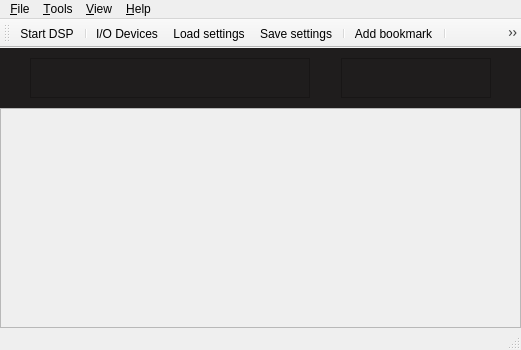
<?xml version="1.0" encoding="UTF-8"?>
<ui version="4.0">
 <class>MainWindow</class>
 <widget class="QMainWindow" name="MainWindow">
  <property name="geometry">
   <rect>
    <x>0</x>
    <y>0</y>
    <width>521</width>
    <height>350</height>
   </rect>
  </property>
  <property name="windowTitle">
   <string>gqrx</string>
  </property>
  <property name="windowIcon">
   <iconset resource="../../../resources/icons.qrc">
    <normaloff>:/icons/icons/gqrx.svg</normaloff>:/icons/icons/gqrx.svg</iconset>
  </property>
  <property name="styleSheet">
   <string notr="true"/>
  </property>
  <property name="dockOptions">
   <set>QMainWindow::AllowNestedDocks|QMainWindow::AllowTabbedDocks|QMainWindow::AnimatedDocks</set>
  </property>
  <property name="unifiedTitleAndToolBarOnMac">
   <bool>true</bool>
  </property>
  <widget class="QWidget" name="centralWidget">
   <layout class="QVBoxLayout" name="verticalLayout_2">
    <property name="spacing">
     <number>0</number>
    </property>
    <property name="leftMargin">
     <number>0</number>
    </property>
    <property name="topMargin">
     <number>0</number>
    </property>
    <property name="rightMargin">
     <number>0</number>
    </property>
    <property name="bottomMargin">
     <number>0</number>
    </property>
    <item>
     <widget class="QFrame" name="frame">
      <property name="sizePolicy">
       <sizepolicy hsizetype="Minimum" vsizetype="Minimum">
        <horstretch>0</horstretch>
        <verstretch>0</verstretch>
       </sizepolicy>
      </property>
      <property name="styleSheet">
       <string notr="true">background-color: rgb(31, 29, 29);</string>
      </property>
      <property name="frameShape">
       <enum>QFrame::NoFrame</enum>
      </property>
      <property name="frameShadow">
       <enum>QFrame::Plain</enum>
      </property>
      <property name="lineWidth">
       <number>0</number>
      </property>
      <layout class="QHBoxLayout" name="horizontalLayout_2" stretch="0,0,0,0,0">
       <property name="spacing">
        <number>0</number>
       </property>
       <property name="leftMargin">
        <number>0</number>
       </property>
       <property name="topMargin">
        <number>10</number>
       </property>
       <property name="rightMargin">
        <number>0</number>
       </property>
       <property name="bottomMargin">
        <number>10</number>
       </property>
       <item>
        <spacer name="horizontalSpacer_3">
         <property name="orientation">
          <enum>Qt::Horizontal</enum>
         </property>
         <property name="sizeHint" stdset="0">
          <size>
           <width>5</width>
           <height>15</height>
          </size>
         </property>
        </spacer>
       </item>
       <item>
        <widget class="CFreqCtrl" name="freqCtrl">
         <property name="sizePolicy">
          <sizepolicy hsizetype="Fixed" vsizetype="Fixed">
           <horstretch>0</horstretch>
           <verstretch>0</verstretch>
          </sizepolicy>
         </property>
         <property name="minimumSize">
          <size>
           <width>280</width>
           <height>40</height>
          </size>
         </property>
         <property name="toolTip">
          <string/>
         </property>
         <property name="frameShape">
          <enum>QFrame::StyledPanel</enum>
         </property>
         <property name="frameShadow">
          <enum>QFrame::Raised</enum>
         </property>
        </widget>
       </item>
       <item>
        <spacer name="horizontalSpacer_2">
         <property name="orientation">
          <enum>Qt::Horizontal</enum>
         </property>
         <property name="sizeHint" stdset="0">
          <size>
           <width>5</width>
           <height>15</height>
          </size>
         </property>
        </spacer>
       </item>
       <item>
        <widget class="CMeter" name="sMeter">
         <property name="sizePolicy">
          <sizepolicy hsizetype="Fixed" vsizetype="Fixed">
           <horstretch>0</horstretch>
           <verstretch>0</verstretch>
          </sizepolicy>
         </property>
         <property name="minimumSize">
          <size>
           <width>150</width>
           <height>40</height>
          </size>
         </property>
         <property name="frameShape">
          <enum>QFrame::StyledPanel</enum>
         </property>
         <property name="frameShadow">
          <enum>QFrame::Raised</enum>
         </property>
        </widget>
       </item>
       <item>
        <spacer name="horizontalSpacer_1">
         <property name="orientation">
          <enum>Qt::Horizontal</enum>
         </property>
         <property name="sizeHint" stdset="0">
          <size>
           <width>5</width>
           <height>15</height>
          </size>
         </property>
        </spacer>
       </item>
      </layout>
     </widget>
    </item>
    <item>
     <widget class="CPlotter" name="plotter">
      <property name="sizePolicy">
       <sizepolicy hsizetype="Expanding" vsizetype="Expanding">
        <horstretch>0</horstretch>
        <verstretch>0</verstretch>
       </sizepolicy>
      </property>
      <property name="autoFillBackground">
       <bool>true</bool>
      </property>
      <property name="frameShape">
       <enum>QFrame::StyledPanel</enum>
      </property>
      <property name="frameShadow">
       <enum>QFrame::Raised</enum>
      </property>
     </widget>
    </item>
   </layout>
  </widget>
  <widget class="QMenuBar" name="menuBar">
   <property name="geometry">
    <rect>
     <x>0</x>
     <y>0</y>
     <width>521</width>
     <height>24</height>
    </rect>
   </property>
   <widget class="QMenu" name="menu_File">
    <property name="title">
     <string>&amp;File</string>
    </property>
    <widget class="QMenu" name="menu_RecentConfig">
     <property name="toolTip">
      <string>Load recently used setting</string>
     </property>
     <property name="title">
      <string>&amp;Recent settings</string>
     </property>
    </widget>
    <addaction name="actionDSP"/>
    <addaction name="separator"/>
    <addaction name="actionIoConfig"/>
    <addaction name="actionLoadSettings"/>
    <addaction name="actionSaveSettings"/>
    <addaction name="menu_RecentConfig"/>
    <addaction name="separator"/>
    <addaction name="actionSaveWaterfall"/>
    <addaction name="separator"/>
    <addaction name="actionQuit"/>
   </widget>
   <widget class="QMenu" name="menu_View">
    <property name="title">
     <string>&amp;View</string>
    </property>
    <addaction name="actionLock_Window"/>
    <addaction name="actionStatus_Bar"/>
   </widget>
   <widget class="QMenu" name="menu_Help">
    <property name="title">
     <string>&amp;Help</string>
    </property>
    <addaction name="actionUserGroup"/>
    <addaction name="actionNews"/>
    <addaction name="separator"/>
    <addaction name="actionRemoteProtocol"/>
    <addaction name="actionKbdShortcuts"/>
    <addaction name="separator"/>
    <addaction name="actionAbout"/>
    <addaction name="actionAboutQt"/>
   </widget>
   <widget class="QMenu" name="menu_Tools">
    <property name="title">
     <string>&amp;Tools</string>
    </property>
    <addaction name="actionRemoteControl"/>
    <addaction name="actionRemoteConfig"/>
    <addaction name="separator"/>
    <addaction name="actionAddBookmark"/>
    <addaction name="separator"/>
    <addaction name="actionIqTool"/>
    <addaction name="separator"/>
    <addaction name="actionAFSK1200"/>
    <addaction name="separator"/>
    <addaction name="actionDX_Cluster"/>
   </widget>
   <addaction name="menu_File"/>
   <addaction name="menu_Tools"/>
   <addaction name="menu_View"/>
   <addaction name="menu_Help"/>
  </widget>
  <widget class="QToolBar" name="mainToolBar">
   <property name="windowTitle">
    <string>Main toolbar</string>
   </property>
   <attribute name="toolBarArea">
    <enum>TopToolBarArea</enum>
   </attribute>
   <attribute name="toolBarBreak">
    <bool>false</bool>
   </attribute>
   <addaction name="actionDSP"/>
   <addaction name="separator"/>
   <addaction name="actionIoConfig"/>
   <addaction name="actionLoadSettings"/>
   <addaction name="actionSaveSettings"/>
   <addaction name="separator"/>
   <addaction name="actionAddBookmark"/>
   <addaction name="separator"/>
   <addaction name="actionIqTool"/>
   <addaction name="separator"/>
   <addaction name="actionRemoteControl"/>
   <addaction name="actionRemoteConfig"/>
   <addaction name="separator"/>
   <addaction name="actionFullScreen"/>
   <addaction name="separator"/>
  </widget>
  <widget class="QStatusBar" name="statusBar">
   <property name="enabled">
    <bool>true</bool>
   </property>
  </widget>
  <action name="actionQuit">
   <property name="text">
    <string>Quit</string>
   </property>
   <property name="toolTip">
    <string>Quit application</string>
   </property>
   <property name="shortcut">
    <string>Ctrl+Q</string>
   </property>
  </action>
  <action name="actionAbout">
   <property name="text">
    <string>About Gqrx</string>
   </property>
   <property name="toolTip">
    <string>Information about Gqrx</string>
   </property>
  </action>
  <action name="actionAboutQt">
   <property name="text">
    <string>About Qt</string>
   </property>
   <property name="toolTip">
    <string>About the Qt toolkit</string>
   </property>
  </action>
  <action name="actionDSP">
   <property name="checkable">
    <bool>true</bool>
   </property>
   <property name="icon">
    <iconset resource="../../../resources/icons.qrc">
     <normaloff>:/icons/icons/play.svg</normaloff>:/icons/icons/play.svg</iconset>
   </property>
   <property name="text">
    <string>Start DSP</string>
   </property>
   <property name="toolTip">
    <string>Start DSP</string>
   </property>
   <property name="statusTip">
    <string>Start/stop DSP processing</string>
   </property>
   <property name="shortcut">
    <string>Ctrl+D</string>
   </property>
  </action>
  <action name="actionAFSK1200">
   <property name="text">
    <string>AFSK1200 Decoder</string>
   </property>
   <property name="toolTip">
    <string>Start AFSK1200 decoder</string>
   </property>
  </action>
  <action name="actionSched">
   <property name="checkable">
    <bool>true</bool>
   </property>
   <property name="enabled">
    <bool>false</bool>
   </property>
   <property name="icon">
    <iconset resource="../../../resources/icons.qrc">
     <normaloff>:/icons/icons/clock.svg</normaloff>:/icons/icons/clock.svg</iconset>
   </property>
   <property name="text">
    <string>Scheduler</string>
   </property>
   <property name="toolTip">
    <string>Schedule recordings and other actions</string>
   </property>
  </action>
  <action name="actionIoConfig">
   <property name="enabled">
    <bool>true</bool>
   </property>
   <property name="icon">
    <iconset resource="../../../resources/icons.qrc">
     <normaloff>:/icons/icons/flash.svg</normaloff>:/icons/icons/flash.svg</iconset>
   </property>
   <property name="text">
    <string>I/O Devices</string>
   </property>
   <property name="toolTip">
    <string>Configure I/O devices</string>
   </property>
   <property name="statusTip">
    <string>Opens the hardware configuration dialog</string>
   </property>
   <property name="visible">
    <bool>true</bool>
   </property>
  </action>
  <action name="actionUserGroup">
   <property name="icon">
    <iconset resource="../../../resources/icons.qrc">
     <normaloff>:/icons/icons/help.svg</normaloff>:/icons/icons/help.svg</iconset>
   </property>
   <property name="text">
    <string>Gqrx user group</string>
   </property>
   <property name="toolTip">
    <string>Discussion group for Gqrx users</string>
   </property>
  </action>
  <action name="actionFullScreen">
   <property name="checkable">
    <bool>true</bool>
   </property>
   <property name="icon">
    <iconset resource="../../../resources/icons.qrc">
     <normaloff>:/icons/icons/fullscreen.svg</normaloff>:/icons/icons/fullscreen.svg</iconset>
   </property>
   <property name="text">
    <string>Full screen</string>
   </property>
   <property name="toolTip">
    <string>Toggle full screen mode</string>
   </property>
   <property name="shortcut">
    <string>F11</string>
   </property>
  </action>
  <action name="actionLoadSettings">
   <property name="icon">
    <iconset resource="../../../resources/icons.qrc">
     <normaloff>:/icons/icons/folder.svg</normaloff>:/icons/icons/folder.svg</iconset>
   </property>
   <property name="text">
    <string>Load settings</string>
   </property>
   <property name="toolTip">
    <string>Load previously stored configuration</string>
   </property>
   <property name="statusTip">
    <string>Load previously stored settings from a file</string>
   </property>
   <property name="shortcut">
    <string>Ctrl+L</string>
   </property>
  </action>
  <action name="actionSaveSettings">
   <property name="icon">
    <iconset resource="../../../resources/icons.qrc">
     <normaloff>:/icons/icons/floppy.svg</normaloff>:/icons/icons/floppy.svg</iconset>
   </property>
   <property name="text">
    <string>Save settings</string>
   </property>
   <property name="toolTip">
    <string>Save current configuration</string>
   </property>
   <property name="statusTip">
    <string>Save current configuration to a file</string>
   </property>
   <property name="shortcut">
    <string>Ctrl+S</string>
   </property>
  </action>
  <action name="actionAddBookmark">
   <property name="icon">
    <iconset resource="../../../resources/icons.qrc">
     <normaloff>:/icons/icons/bookmark-new.svg</normaloff>:/icons/icons/bookmark-new.svg</iconset>
   </property>
   <property name="text">
    <string>Add bookmark</string>
   </property>
   <property name="toolTip">
    <string>Bookmark the current frequency and mode (Ctrl+Shift+B)</string>
   </property>
   <property name="shortcut">
    <string>Ctrl+Shift+B</string>
   </property>
  </action>
  <action name="actionRemoteControl">
   <property name="checkable">
    <bool>true</bool>
   </property>
   <property name="enabled">
    <bool>true</bool>
   </property>
   <property name="icon">
    <iconset resource="../../../resources/icons.qrc">
     <normaloff>:/icons/icons/tangeo-network-idle.svg</normaloff>:/icons/icons/tangeo-network-idle.svg</iconset>
   </property>
   <property name="text">
    <string>&amp;Remote control</string>
   </property>
   <property name="toolTip">
    <string>Remote control via TCP</string>
   </property>
   <property name="statusTip">
    <string>Activate the TCP interface</string>
   </property>
  </action>
  <action name="actionRemoteConfig">
   <property name="icon">
    <iconset resource="../../../resources/icons.qrc">
     <normaloff>:/icons/icons/settings.svg</normaloff>:/icons/icons/settings.svg</iconset>
   </property>
   <property name="text">
    <string>Remote &amp;control settings</string>
   </property>
   <property name="toolTip">
    <string>Configure remote control settings</string>
   </property>
  </action>
  <action name="actionIqTool">
   <property name="icon">
    <iconset resource="../../../resources/icons.qrc">
     <normaloff>:/icons/icons/signal.svg</normaloff>:/icons/icons/signal.svg</iconset>
   </property>
   <property name="text">
    <string>I/Q recorder</string>
   </property>
   <property name="toolTip">
    <string>Record and play I/Q data</string>
   </property>
   <property name="statusTip">
    <string>Open I/Q recorder dialog</string>
   </property>
   <property name="shortcut">
    <string>Ctrl+I</string>
   </property>
  </action>
  <action name="actionNews">
   <property name="icon">
    <iconset resource="../../../resources/icons.qrc">
     <normaloff>:/icons/icons/info.svg</normaloff>:/icons/icons/info.svg</iconset>
   </property>
   <property name="text">
    <string>News</string>
   </property>
   <property name="toolTip">
    <string>Show news about this release</string>
   </property>
  </action>
  <action name="actionRemoteProtocol">
   <property name="icon">
    <iconset resource="../../../resources/icons.qrc">
     <normaloff>:/icons/icons/info.svg</normaloff>:/icons/icons/info.svg</iconset>
   </property>
   <property name="text">
    <string>Remote control</string>
   </property>
   <property name="toolTip">
    <string>Remote control protocol</string>
   </property>
  </action>
  <action name="actionKbdShortcuts">
   <property name="icon">
    <iconset resource="../../../resources/icons.qrc">
     <normaloff>:/icons/icons/info.svg</normaloff>:/icons/icons/info.svg</iconset>
   </property>
   <property name="text">
    <string>Keyboard shortcuts</string>
   </property>
   <property name="toolTip">
    <string>Show help on keyboard shortcuts</string>
   </property>
  </action>
  <action name="actionSaveWaterfall">
   <property name="text">
    <string>Save waterfall</string>
   </property>
   <property name="statusTip">
    <string>Save the current waterfall to a graphics file</string>
   </property>
   <property name="shortcut">
    <string>Ctrl+W</string>
   </property>
  </action>
  <action name="actionDX_Cluster">
   <property name="text">
    <string>DX Cluster</string>
   </property>
   <property name="toolTip">
    <string>Open DX Cluster Dialog</string>
   </property>
   <property name="shortcut">
    <string>Ctrl+C</string>
   </property>
  </action>
  <action name="actionLock_Window">
   <property name="checkable">
    <bool>true</bool>
   </property>
   <property name="text">
    <string>Lock Window</string>
   </property>
   <property name="shortcut">
    <string>Ctrl+K</string>
   </property>
  </action>
  <action name="actionStatus_Bar">
   <property name="checkable">
    <bool>true</bool>
   </property>
   <property name="text">
    <string>Status Bar</string>
   </property>
  </action>
 </widget>
 <layoutdefault spacing="6" margin="11"/>
 <customwidgets>
  <customwidget>
   <class>CFreqCtrl</class>
   <extends>QFrame</extends>
   <header>qtgui/freqctrl.h</header>
   <container>1</container>
  </customwidget>
  <customwidget>
   <class>CPlotter</class>
   <extends>QFrame</extends>
   <header>qtgui/plotter.h</header>
   <container>1</container>
  </customwidget>
  <customwidget>
   <class>CMeter</class>
   <extends>QFrame</extends>
   <header>qtgui/meter.h</header>
   <container>1</container>
  </customwidget>
 </customwidgets>
 <resources>
  <include location="../../../resources/icons.qrc"/>
 </resources>
 <connections>
  <connection>
   <sender>actionQuit</sender>
   <signal>triggered()</signal>
   <receiver>MainWindow</receiver>
   <slot>close()</slot>
   <hints>
    <hint type="sourcelabel">
     <x>-1</x>
     <y>-1</y>
    </hint>
    <hint type="destinationlabel">
     <x>450</x>
     <y>257</y>
    </hint>
   </hints>
  </connection>
 </connections>
</ui>
